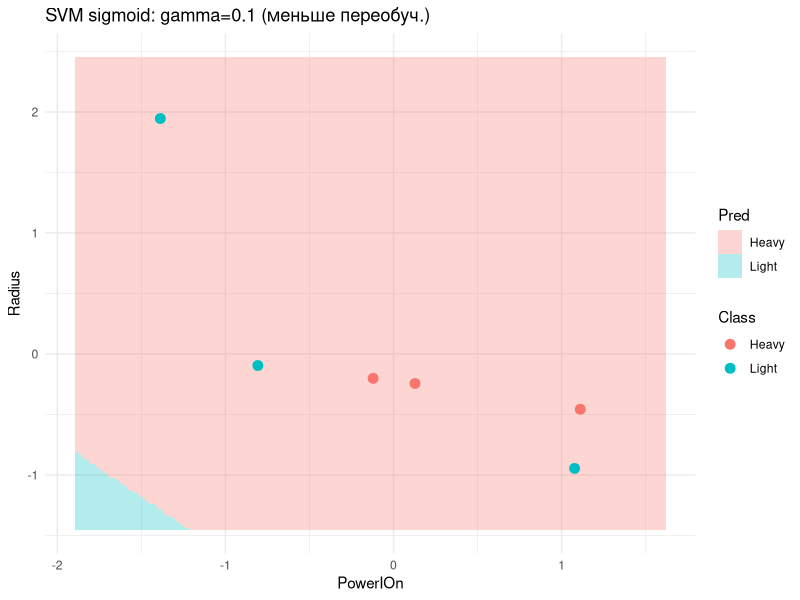
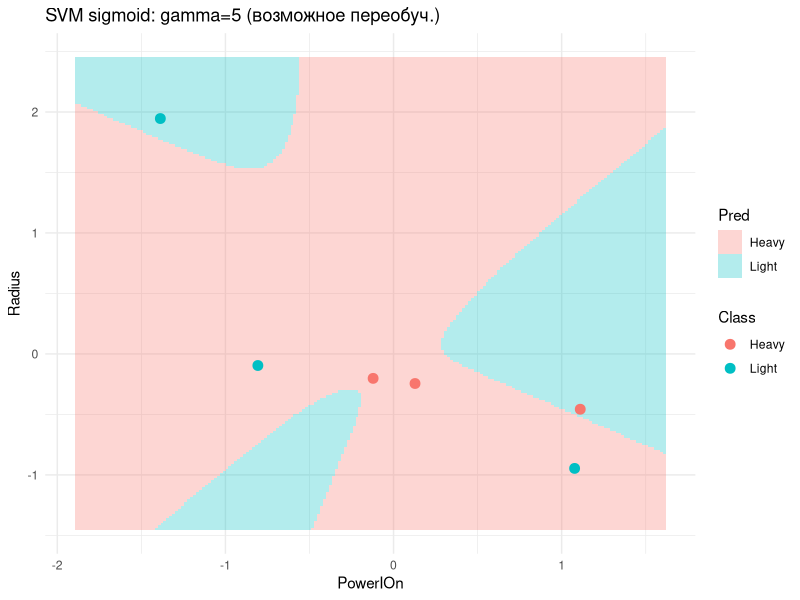
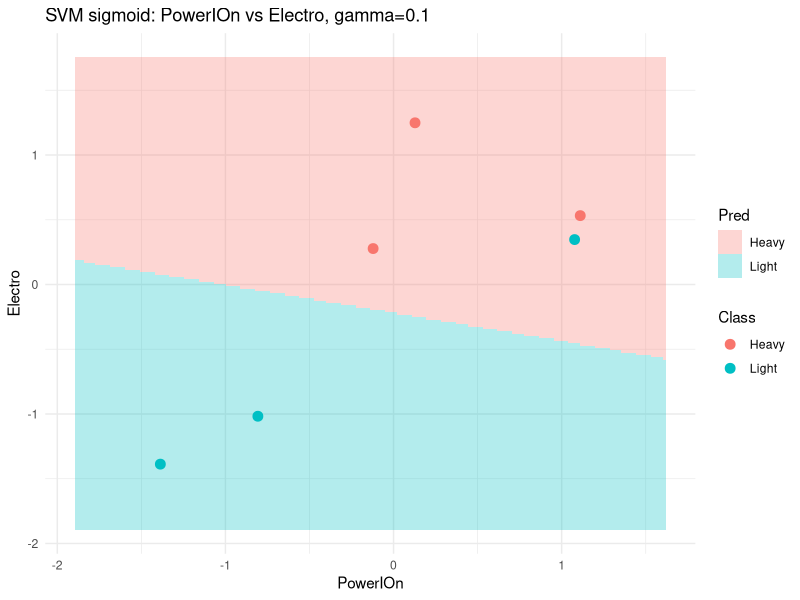
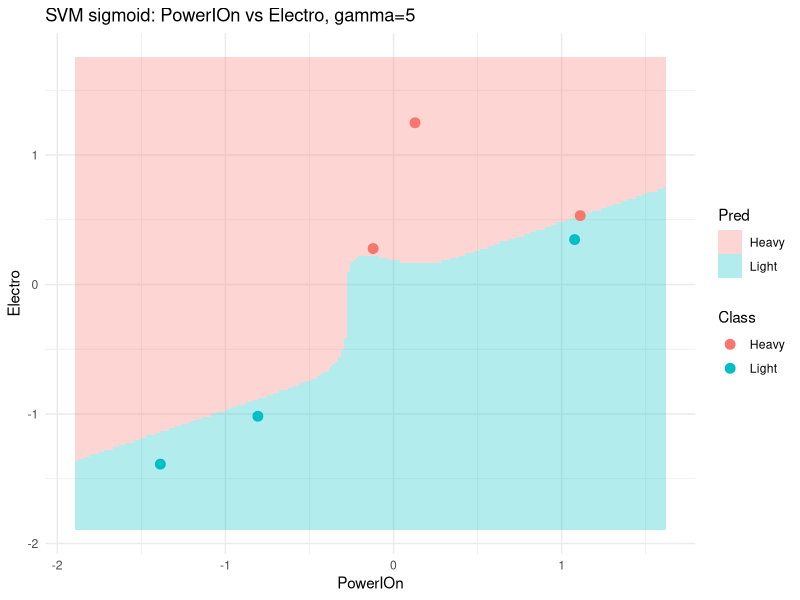

The R source for these figures, in order:
if(!require(e1071)) install.packages("e1071")
if(!require(ggplot2)) install.packages("ggplot2")
if(!require(caret)) install.packages("caret")
library(e1071)
library(ggplot2)
library(caret)

Name <- c("Zn", "Sn", "Be", "Ti", "Li", "Rb")
Class <- c("Heavy", "Heavy", "Light", "Heavy", "Light", "Light")
PowerIOn <- c(9.39, 7.34, 9.32, 6.82, 5.39, 4.18)
Radius <- c(135, 145, 112, 147, 152, 248)
Electro <- c(1.65, 1.96, 1.57, 1.54, 0.98, 0.82)

df <- data.frame(Name, PowerIOn, Radius, Electro, Class, stringsAsFactors = TRUE)
df$ClassBinary <- ifelse(df$Class == "Heavy", 1, 0)

print(df)

features <- c("PowerIOn","Radius","Electro")
preProc <- preProcess(df[, features], method = c("center", "scale"))
Xstd <- predict(preProc, df[, features])
df_std <- cbind(df[, c("Name","Class","ClassBinary")], Xstd)

set.seed(42)
train_idx <- createDataPartition(df_std$Class, p = 0.67, list = FALSE) 
train <- df_std[train_idx, ]
test  <- df_std[-train_idx, ]

cat("Train:\n"); print(train[, c("Name","Class")])
cat("Test:\n");  print(test[, c("Name","Class")])


perceptron_train <- function(X, y, lr = 0.1, epochs = 1000){
  n <- nrow(X); m <- ncol(X)
  w <- rep(0, m)
  b <- 0
  for (e in 1:epochs){
    errors <- 0
    for(i in 1:n){
      xi <- as.numeric(X[i,])
      yi <- y[i]
      activation <- sum(w * xi) + b
      pred <- ifelse(activation >= 0, 1, -1)
      if (yi != pred){
        w <- w + lr * yi * xi
        b <- b + lr * yi
        errors <- errors + 1
      }
    }
    if (errors == 0) break
  }
  list(w = w, b = b, epochs = e, errors = errors)
}

perceptron_predict <- function(model, X){
  scores <- as.matrix(X) %*% model$w + model$b
  ifelse(scores >= 0, "Heavy", "Light")
}

X_train <- as.matrix(train[, features])
y_train <- ifelse(train$Class == "Heavy", 1, -1)

per_model <- perceptron_train(X_train, y_train, lr = 0.1, epochs = 1000)
cat("Perceptron training finished. epochs used:", per_model$epochs, "final errors in last epoch:", per_model$errors, "\n")

pred_per_train <- perceptron_predict(per_model, train[, features])
pred_per_test  <- perceptron_predict(per_model, test[, features])

cat("Perceptron - Train confusion:\n"); print(table(Predicted = pred_per_train, Actual = train$Class))
cat("Perceptron - Test confusion:\n");  print(table(Predicted = pred_per_test,  Actual = test$Class))

find_C_zero_train <- function(train_df, features, Cs = 10^seq(-2, 6, by = 1), gamma = 1, coef0 = 0){
  res <- data.frame(C = numeric(), train_err = numeric(), test_err = numeric(), stringsAsFactors = FALSE)
  for(Cval in Cs){
    model <- svm(as.formula(paste("Class ~", paste(features, collapse = "+"))),
                 data = train_df, type = "C-classification",
                 kernel = "sigmoid", cost = Cval, gamma = gamma, coef0 = coef0, scale = FALSE)
    pred_train <- predict(model, train_df)
    train_err <- sum(pred_train != train_df$Class)
    res <- rbind(res, data.frame(C = Cval, train_err = train_err, test_err = NA))
    if(train_err == 0){
      return(list(C = Cval, model = model, summary = res))
    }
  }
  return(list(C = NA, model = NULL, summary = res))
}

Cs_try <- c(0.01, 0.1, 1, 10, 100, 1000, 1e4)
svm_search <- find_C_zero_train(train, features, Cs = Cs_try, gamma = 0.5, coef0 = 0)
svm_search$summary
if(!is.na(svm_search$C)){
  cat("Найдено C с нулевой ошибкой на train:", svm_search$C, "\n")
  svm_model <- svm_search$model
  pred_train_svm <- predict(svm_model, train)
  pred_test_svm  <- predict(svm_model, test)
  cat("SVM - Train confusion:\n"); print(table(Predicted = pred_train_svm, Actual = train$Class))
  cat("SVM - Test confusion:\n");  print(table(Predicted = pred_test_svm,  Actual = test$Class))
} else {
  cat("Не удалось достичь нулевой ошибки на train в диапазоне C_try. Увеличьте диапазон C.\n")
}

plot_decision_region <- function(df_full, features_pair, fixed_feature, fixed_value,
                                 kernel = "sigmoid", cost = 1, gamma = 0.5, coef0 = 0,
                                 title = ""){
  x1 <- seq(min(df_full[[features_pair[1]]]) - 0.5,
            max(df_full[[features_pair[1]]]) + 0.5, length.out = 200)
  x2 <- seq(min(df_full[[features_pair[2]]]) - 0.5,
            max(df_full[[features_pair[2]]]) + 0.5, length.out = 200)
  grid <- expand.grid(x1, x2)
  names(grid) <- features_pair
  grid[[fixed_feature]] <- fixed_value
  
  model_all <- svm(Class ~ PowerIOn + Radius + Electro,
                   data = df_full,
                   type = "C-classification",
                   kernel = kernel, cost = cost, gamma = gamma, coef0 = coef0, scale = FALSE)
  
  grid_pred <- predict(model_all, newdata = grid)
  plot_df <- cbind(grid, Pred = grid_pred)
  
  p <- ggplot() +
    geom_tile(data = plot_df, aes(x = !!sym(features_pair[1]),
                                  y = !!sym(features_pair[2]),
                                  fill = Pred), alpha = 0.3) +
    geom_point(data = df_full, aes(x = !!sym(features_pair[1]),
                                   y = !!sym(features_pair[2]),
                                   color = Class), size = 3) +
    labs(title = title,
         x = features_pair[1],
         y = features_pair[2]) +
    theme_minimal()
  
  print(p)
}


medianElectro <- median(df_std$Electro)
medianPowerIOn <- median(df_std$PowerIOn)
medianRadius <- median(df_std$Radius)

par(mfrow = c(1,1))
plot_decision_region(df_std, c("PowerIOn","Radius"), "Electro", medianElectro,
                     cost = 10, gamma = 0.1, coef0 = 0, title = "SVM sigmoid: gamma=0.1 (меньше переобуч.)")
plot_decision_region(df_std, c("PowerIOn","Radius"), "Electro", medianElectro,
                     cost = 10, gamma = 5, coef0 = 0, title = "SVM sigmoid: gamma=5 (возможное переобуч.)")

plot_decision_region(df_std, c("PowerIOn","Electro"), "Radius", medianRadius,
                     cost = 10, gamma = 0.1, coef0 = 0, title = "SVM sigmoid: PowerIOn vs Electro, gamma=0.1")
plot_decision_region(df_std, c("PowerIOn","Electro"), "Radius", medianRadius,
                     cost = 10, gamma = 5, coef0 = 0, title = "SVM sigmoid: PowerIOn vs Electro, gamma=5")

Cs_grid <- c(0.1, 1, 10, 100, 1000)
gammas  <- c(0.01, 0.1, 0.5, 1, 2, 5)
res_grid <- data.frame(C = numeric(), gamma = numeric(), train_err = numeric(), test_err = numeric(), stringsAsFactors = FALSE)
for(Cv in Cs_grid){
  for(gv in gammas){
    m <- svm(Class ~ PowerIOn + Radius + Electro, data = train, type = "C-classification",
             kernel = "sigmoid", cost = Cv, gamma = gv, coef0 = 0, scale = FALSE)
    ptrain <- predict(m, train); ptest <- predict(m, test)
    res_grid <- rbind(res_grid, data.frame(C = Cv, gamma = gv,
                                           train_err = sum(ptrain != train$Class),
                                           test_err  = sum(ptest  != test$Class)))
  }
}
print(res_grid[order(res_grid$train_err, res_grid$test_err), ])

cat("\n=== Персептрон: итоговые таблицы ===\n")
cat("Train:\n"); print(table(Predicted = pred_per_train, Actual = train$Class))
cat("Test:\n");  print(table(Predicted = pred_per_test,  Actual = test$Class))

if(exists("svm_model")){
  cat("\n=== SVM (sigmoid) при C=", svm_search$C, " gamma=0.5: таблицы ===\n")
  cat("Train:\n"); print(table(Predicted = pred_train_svm, Actual = train$Class))
  cat("Test:\n");  print(table(Predicted = pred_test_svm,  Actual = test$Class))
} else {
  cat("\nSVM с нулевой ошибкой на train в выбранном диапазоне C не найден.\n")
}

